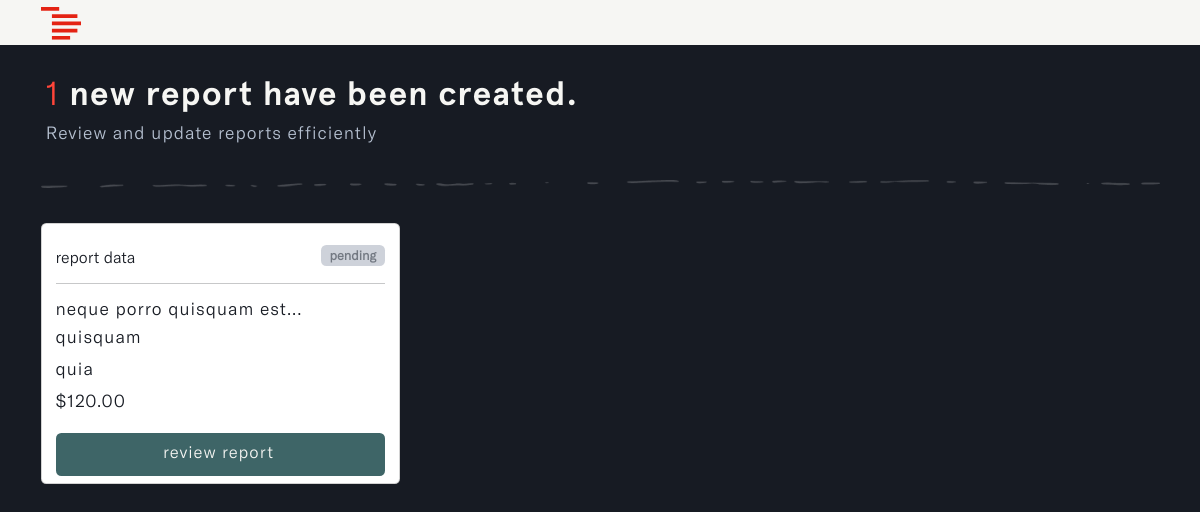
/admins/pending-reports, run on an earlier commit of the app's database.
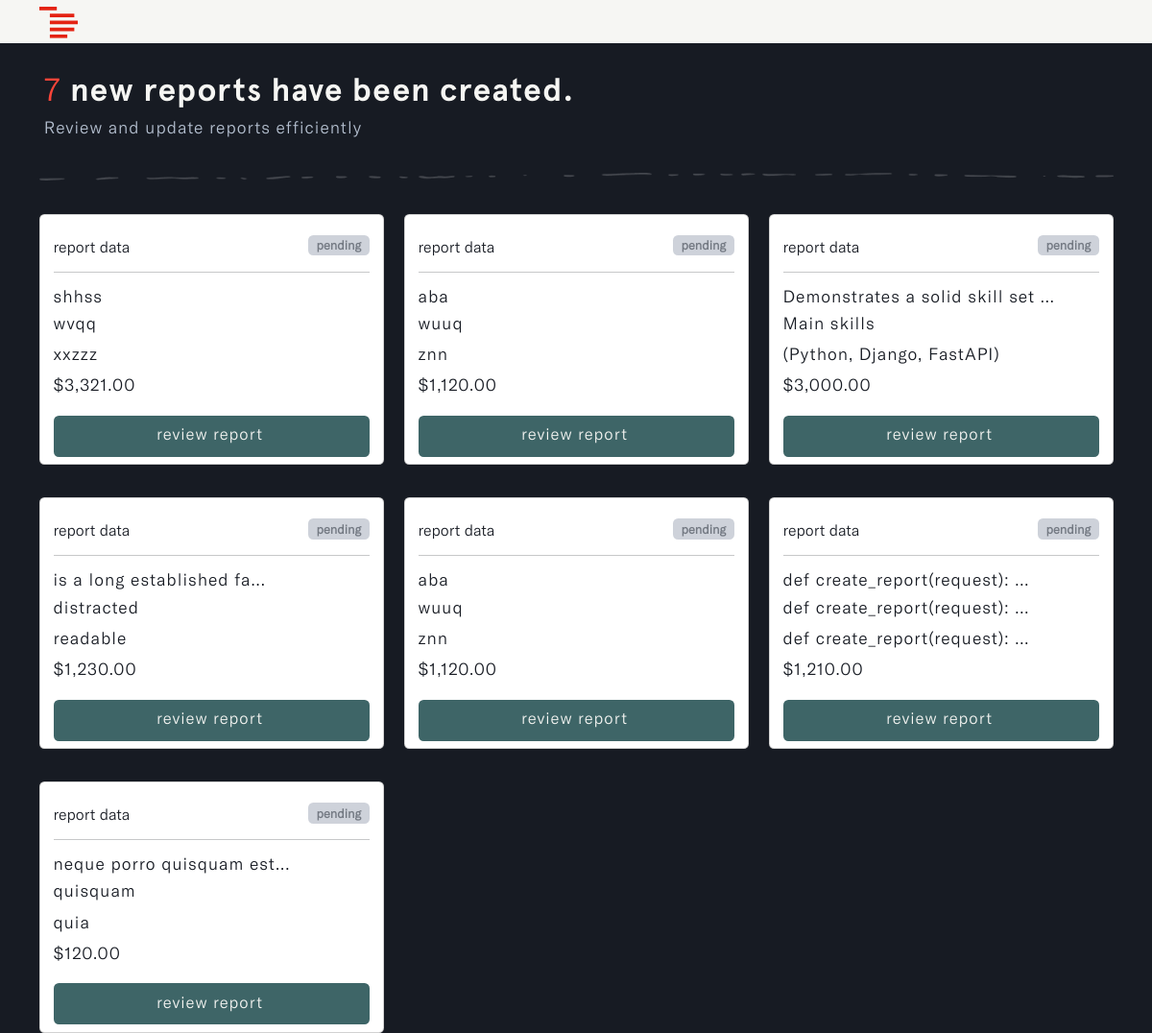
And on a later commit of the database.
### reports/models.py (models this page shows, shortened)
class Report(models.Model):
    STATUS = (
        ('pending', 'pending'),
        ('correction', 'correction'),
        ('approve', 'approve'),
        ('reject', 'reject')
    )
    account_owner = models.ForeignKey(Profile, on_delete=models.CASCADE, null=True, db_index=True)
    description = models.TextField(null=True, blank=True, db_index=True)
    main_category = models.CharField(max_length=255, null=True, blank=True, db_index=True)
    sub_category = models.CharField(max_length=255, null=True, blank=True, db_index=True)
    status = models.CharField(max_length=255, default="pending", null=True, blank=True, choices=STATUS, db_index=True)
    payment = models.DecimalField(max_digits=10, decimal_places=2, null=True, blank=True, default=0.00, db_index=True)
    report_note = models.TextField(null=True, blank=True, db_index=True)
    updated_time_stamp = models.DateTimeField(auto_now=True, db_index=True)
    created_time_stamp = models.DateTimeField(auto_now_add=True, db_index=True)
    id = models.UUIDField(default=uuid.uuid4, primary_key=True, unique=True, editable=False)
    class Meta:
        ordering = ['-updated_time_stamp']

### u_admin/views.py (the view)
# urls.py: path('pending-reports', views.pending_reports, name='pending-reports'),
def pending_reports(request):
    pending_reports = Report.objects.filter(status='pending')
    pending_count = pending_reports.count()
    context = {
        'pending_reports': pending_reports,  # List of pending reports
        'count': pending_count,      # Total count of pending reports
    }
    return render(request, 'u_admin/pending-reports.html', context)

### u_admin/templates/u_admin/pending-reports.html (shortened to what this page needs)
{% load static %}
{% load widget_tweaks %}
{% load humanize %}
<!DOCTYPE html>
<html lang="en" class="js has-scroll-init has-scroll-smooth">
  <head>
    <link rel="stylesheet" href="{% static '/css/bootstrap.min.css' %}" />
    <link rel="stylesheet" href="{% static '/css/pending-reports.css' %}" />
  </head>
  <body
    id="pageTop"
    class="page-content"
    data-spy="scroll"
    data-target="#mainNav"
  >
    {% include 'nav.html' %}
    <main>
      <div data-scroll class="page page--layout-2" id="main">
        {% if pending_reports %}
        <div id="hero">
          <div class="container-fluid">
            <div class="hero-intro">
              <h1>
                <span>{{count}}</span> new report{{ count|pluralize }} have been
                created.
              </h1>
              <p>Review and update reports efficiently</p>
            </div>
          </div>
        </div>
        <div id="correction">
          <div class="container">
            <img
              src="{% static 'images/line.png'%}"
              class="img-fluid d-flex mx-auto"
              id="page_line"
              alt="page_line"
            />
            <div class="row">
              {% for report in pending_reports %}
              <div class="col-md-4" id="correction-card">
                <div class="card">
                  <div class="card-body">
                    <small
                      >report data
                      <span class="badge pending">pending</span></small
                    >
                    <hr />
                    <h3 id="description">
                      {{report.description|truncatechars:32}}
                    </h3>
                    <h3 id="main_cat">
                      {{report.main_category|truncatechars:32}}
                    </h3>
                    <h3 id="sub_cat">
                      {{report.sub_category|truncatechars:32}}
                    </h3>
                    <h3 id="payment">
                      ${{ report.payment|floatformat:2|intcomma }}
                    </h3>
                    <div class="d-grid gap-2">
                      <a
                        href="{% url 'review-report' report.id %}"
                        id="correction_btn"
                        class="btn"
                      >
                         review
                        report
                      </a>
                    </div>
                  </div>
                </div>
              </div>
              {% endfor %}
            </div>
          </div>
        </div>
        {% endif %}
      </div>
    </main>
  </body>
</html>

What changed in the data, as far as the page shows it:
now on this page (row edited): Report: description "shhss", main_category "wvqq", sub_category "xxzzz", payment "3,321.00"
now on this page (row edited): Report: description "aba", main_category "wuuq", sub_category "znn", payment "1,120.00"
now on this page (row edited): Report: description "Demonstrates a solid skill set …", main_category "Main skills", sub_category "(Python, Django, FastAPI)", payment "3,000.00"
now on this page (row edited): Report: description "is a long established fa...", main_category "distracted", sub_category "readable", payment "1,230.00"
now on this page (row edited): Report: description "aba", main_category "wuuq", sub_category "znn", payment "1,120.00"
now on this page (row edited): Report: description "def create_report(request): …", main_category "def create_report(request): …", sub_category "def create_report(request): …", payment "1,210.00"
Also different on the page:
{{ count }}: "1" → "7"
